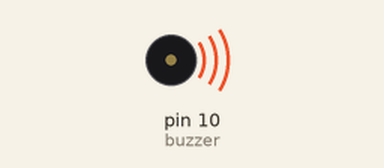
The sketch below on a simulated Arduino Uno, built with avr-gcc and run on an emulated ATmega328P. Parts: buzzer (waves = sounding).

Above: at 0.5 s.
Timing chart, 0 to 4.6 s (numbered marks = the images above):
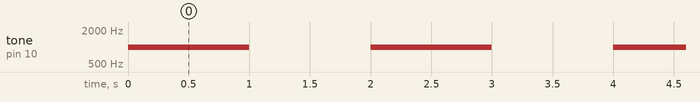

The sketch:

sizzling_crift_hillar1.ino
```cpp
const int buzzer = 10;

void setup(){
}

void loop(){
  tone(buzzer, 1000);
  delay(1000);
  noTone(buzzer);
  delay(1000);
}
```

Measured:
- by itself, tone on pin 10 (buzzer): alternates 1000 Hz for 1.0 s and silent for 1.0 s
